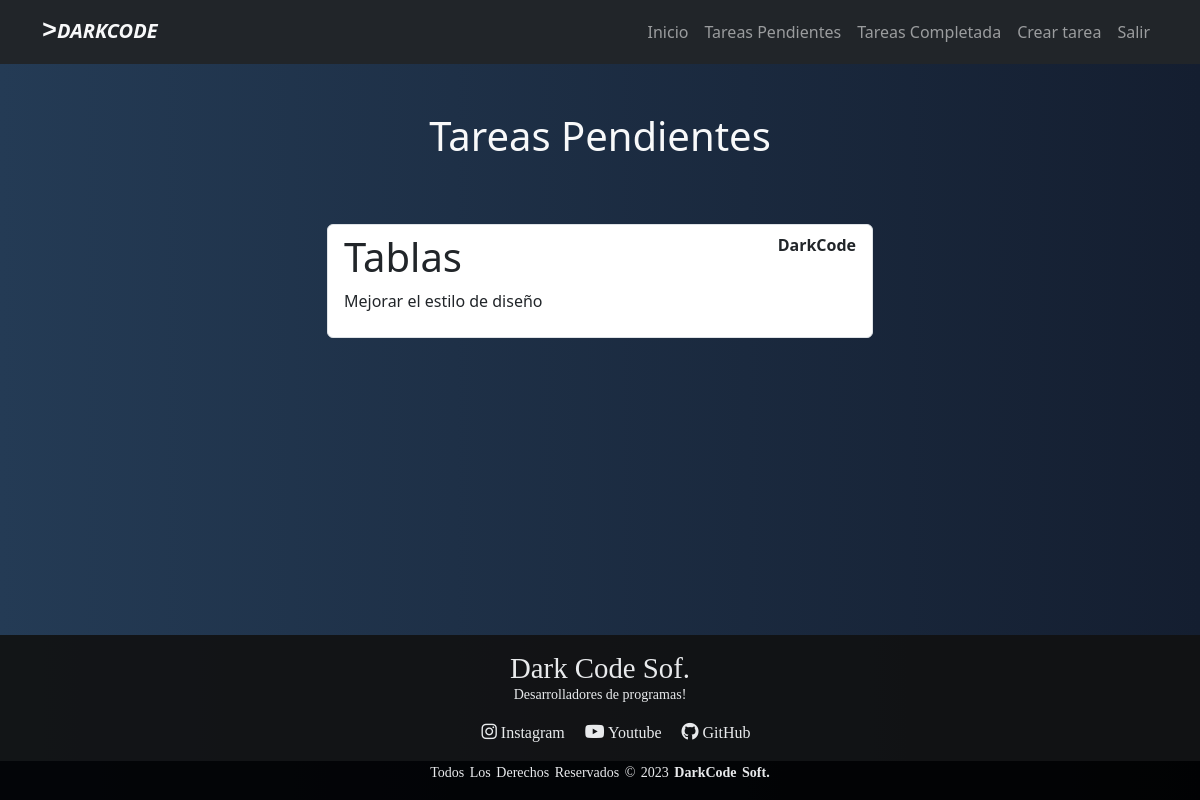
Page /tasks/ (signed in) on the committed database.
### tasks/models.py (models this page shows, shortened)
class Task(models.Model):
    title = models.CharField(max_length=100)
    description = models.TextField(blank = True)
    created = models.DateTimeField(auto_now_add=True)
    datecompleted = models.DateTimeField(null=True)
    important = models.BooleanField(default=False)
    user = models.ForeignKey(User, on_delete = models.CASCADE)

### tasks/views.py (the view)
# urls.py: path('tasks/', views.tasks, name = 'tasks'),
@login_required
def tasks(request):
    tasks = Task.objects.filter(user = request.user, datecompleted__isnull = True)
    return render(request,'tasks.html', {'tasks' : tasks})

### tasks/templates/tasks.html (shortened to what this page needs)
{% extends 'base.html' %}
{% block content %}
<main class="container">
        <div class="carta-transparente text-light">
            <h1 class="text-center py-5">Tareas Pendientes</h1>
        </div>
        <div class="row">
            <div class="col-md-6 offset-md-3 pt-2 pb-3">
                <ul class="list-group">
                    {% for task in tasks %}
                    <a class="list-group-item" href="{% url 'task_detail' task.id %}">
                            <header class="d-flex justify-content-between">
                                {% if task.important %}
                                <h1 class="">{{task.title}}</h1>
                                {% else %}
                                <h1 class="">{{task.title}}</h1>
                                {% endif %}
                                <p class="fw-bold">{{task.user.username}}</p>
                            </header>
                            <p>{{task.description}}</p>
                    </a>
                    {% endfor %}
                </ul>
            </div>
        </div>
</main>
{% endblock %}

### djangocrud/static/css/estilo1.css (style rules this page uses)
* { margin: 0; padding: 0; box-sizing: border-box; }
html,body { height: 100%; }
body { background: #141E30; background: -webkit-linear-gradient(to right, #243B55, #141E30); background: linear-gradient(to right, #243B55, #141E30); min-height: 100%; display: flex; flex-direction: column; }
.carta-transparente { background-color: transparent; border: none; box-shadow: none; }
main { flex: 1; min-height: calc(100%-80px); }

### rows in the picture
Task: title "Tablas", user.username "DarkCode", description "Mejorar el estilo de diseño"
